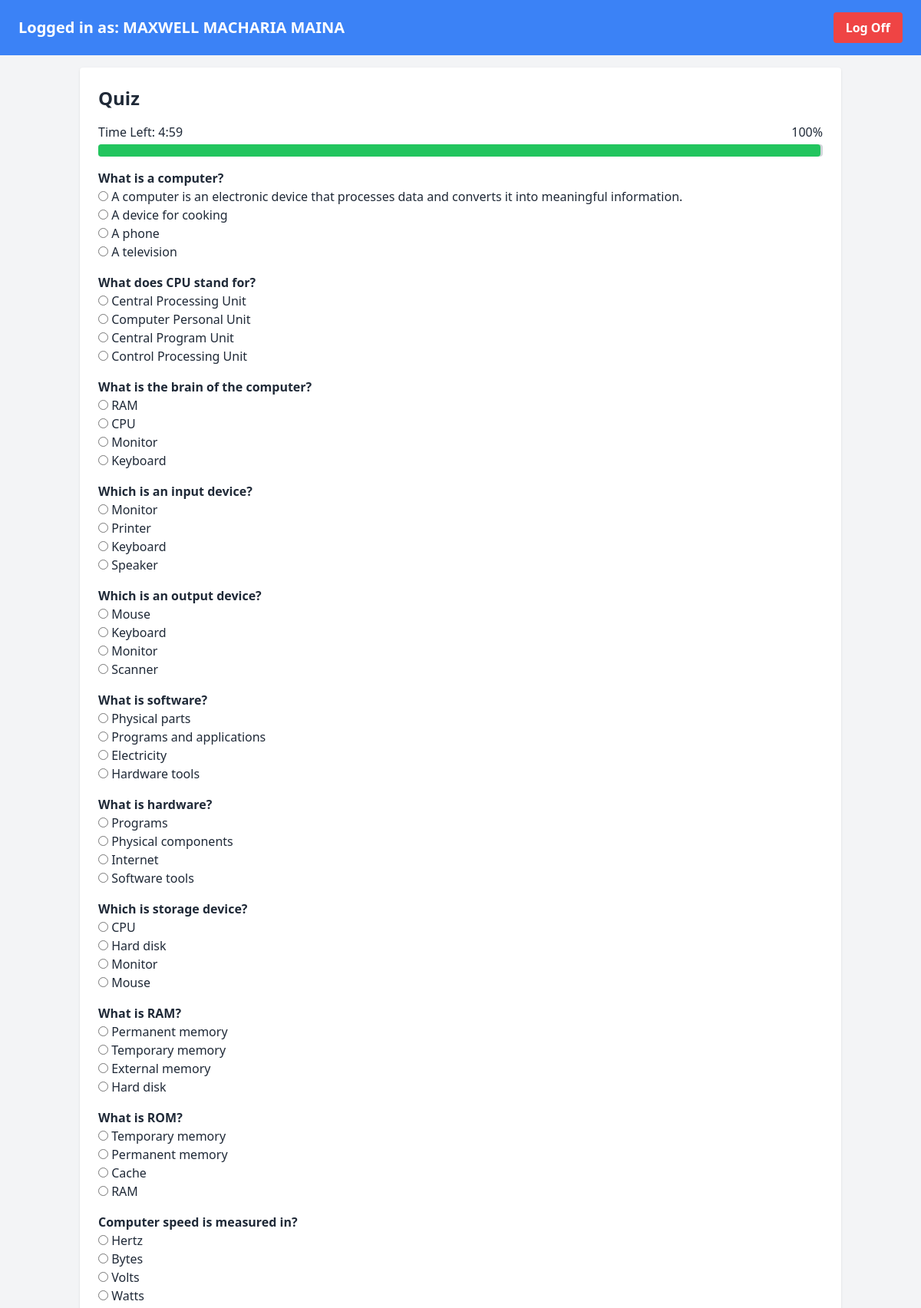
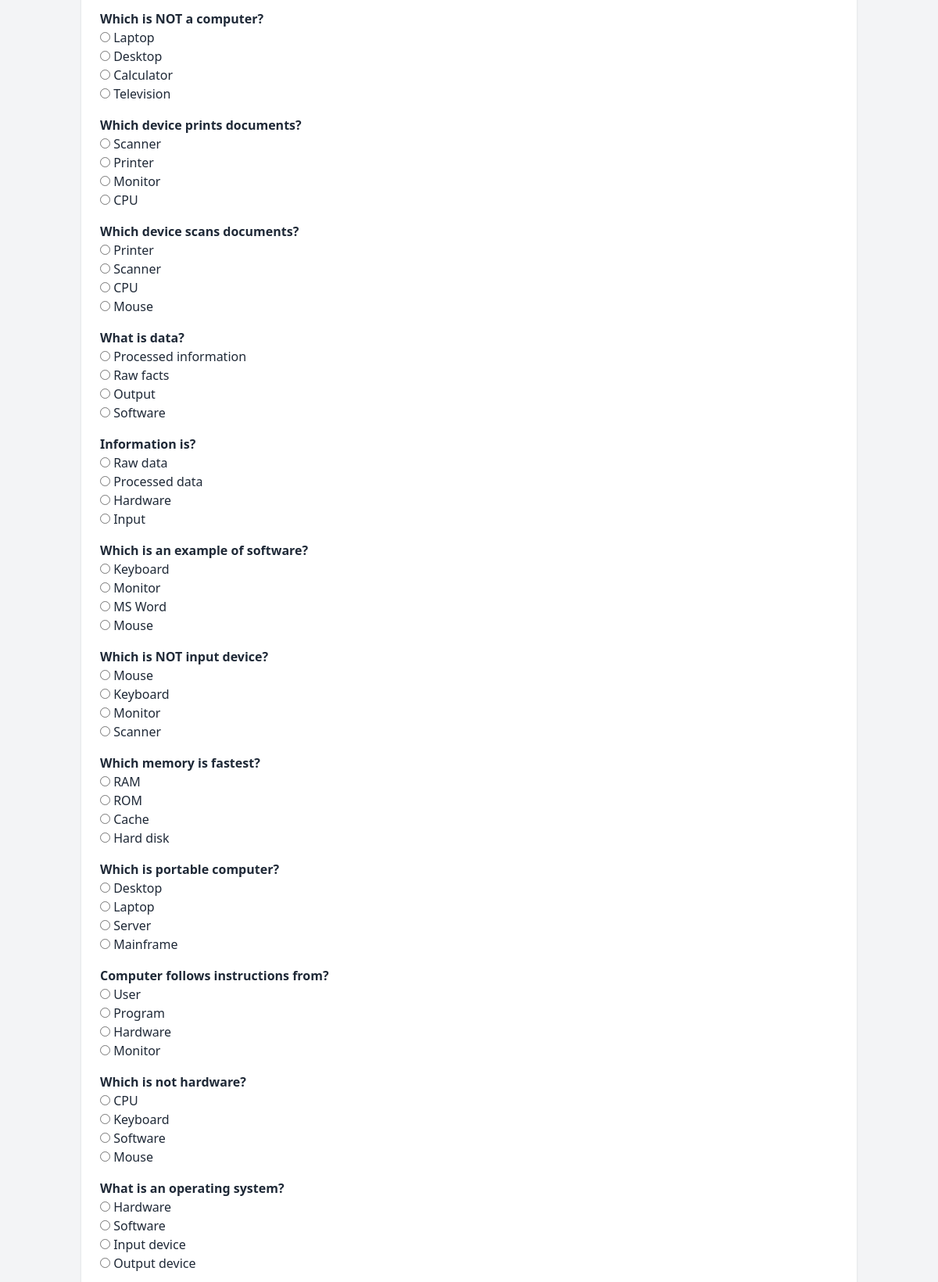
The app's page /quiz/1 (signed in, upper part) with its own data (2 pictures, top to bottom).
### tables this page shows
CREATE TABLE questions(
 id INTEGER PRIMARY KEY AUTOINCREMENT,
 subject_id INTEGER,
 question TEXT,
 option_a TEXT,
 option_b TEXT,
 option_c TEXT,
 option_d TEXT,
 correct TEXT
);

### app.py (the view, shortened to what this page needs)
@app.route('/quiz/<int:subject_id>', methods=['GET','POST'])
def quiz(subject_id):
    if 'user_id' not in session:
        return redirect('/login')
    db = get_db()
    questions = db.execute(
        "SELECT * FROM questions WHERE subject_id=?",
        (subject_id,)
    ).fetchall()
    return render_template('quiz.html', questions=questions)

### app.py (called while the page is built)
def get_db():
    db_path = os.path.join(os.getcwd(), 'database.db')
    db = sqlite3.connect(db_path)
    db.row_factory = sqlite3.Row
    return db

### templates/quiz.html (shortened to what this page needs)
{% extends "layout.html" %}
{% block content %}
<div class="bg-white shadow p-6 rounded">
    <h2 class="text-2xl font-bold mb-4">Quiz</h2>
    <div class="mb-4">
        <div class="flex justify-between mb-1">
            <span>Time Left: <span id="timerText">5:00</span></span>
            <span id="percentageText">100%</span>
        </div>
        <div class="w-full bg-gray-300 rounded h-4">
            <div id="timerBar" class="bg-green-500 h-4 rounded transition-all duration-500"></div>
        </div>
    </div>
    <form id="quizForm" method="POST">
        {% for q in questions %}
        <div class="mb-4">
            <p class="font-semibold">{{ q[2] }}</p>
            <label class="block"><input type="radio" name="{{q[0]}}" value="A"> {{ q[3] }}</label>
            <label class="block"><input type="radio" name="{{q[0]}}" value="B"> {{ q[4] }}</label>
            <label class="block"><input type="radio" name="{{q[0]}}" value="C"> {{ q[5] }}</label>
            <label class="block"><input type="radio" name="{{q[0]}}" value="D"> {{ q[6] }}</label>
        </div>
        {% endfor %}
    </form>
</div>
{% endblock %}

### records on screen
questions: question "What is a computer?", option_a "A computer is an electronic device that processes data and converts it into meaningful information.", option_b "A device for cooking", option_c "A phone", option_d "A television"
questions: question "What does CPU stand for?", option_a "Central Processing Unit", option_b "Computer Personal Unit", option_c "Central Program Unit", option_d "Control Processing Unit"
questions: question "What is the brain of the computer?", option_a "RAM", option_b "CPU", option_c "Monitor", option_d "Keyboard"
questions: question "Which is an input device?", option_a "Monitor", option_b "Printer", option_c "Keyboard", option_d "Speaker"
questions: question "Which is an output device?", option_a "Mouse", option_b "Keyboard", option_c "Monitor", option_d "Scanner"
questions: question "What is software?", option_a "Physical parts", option_b "Programs and applications", option_c "Electricity", option_d "Hardware tools"
questions: question "What is hardware?", option_a "Programs", option_b "Physical components", option_c "Internet", option_d "Software tools"
questions: question "Which is storage device?", option_a "CPU", option_b "Hard disk", option_c "Monitor", option_d "Mouse"
questions: question "What is RAM?", option_a "Permanent memory", option_b "Temporary memory", option_c "External memory", option_d "Hard disk"
questions: question "What is ROM?", option_a "Temporary memory", option_b "Permanent memory", option_c "Cache", option_d "RAM"
questions: question "Computer speed is measured in?", option_a "Hertz", option_b "Bytes", option_c "Volts", option_d "Watts"
questions: question "Which is NOT a computer?", option_a "Laptop", option_b "Desktop", option_c "Calculator", option_d "Television"
questions: question "Which device prints documents?", option_a "Scanner", option_b "Printer", option_c "Monitor", option_d "CPU"
questions: question "Which device scans documents?", option_a "Printer", option_b "Scanner", option_c "CPU", option_d "Mouse"
questions: question "What is data?", option_a "Processed information", option_b "Raw facts", option_c "Output", option_d "Software"
questions: question "Information is?", option_a "Raw data", option_b "Processed data", option_c "Hardware", option_d "Input"
questions: question "Which is an example of software?", option_a "Keyboard", option_b "Monitor", option_c "MS Word", option_d "Mouse"
questions: question "Which is NOT input device?", option_a "Mouse", option_b "Keyboard", option_c "Monitor", option_d "Scanner"
questions: question "Which memory is fastest?", option_a "RAM", option_b "ROM", option_c "Cache", option_d "Hard disk"
questions: question "Which is portable computer?", option_a "Desktop", option_b "Laptop", option_c "Server", option_d "Mainframe"
questions: question "Computer follows instructions from?", option_a "User", option_b "Program", option_c "Hardware", option_d "Monitor"
questions: question "Which is not hardware?", option_a "CPU", option_b "Keyboard", option_c "Software", option_d "Mouse"
questions: question "What is an operating system?", option_a "Hardware", option_b "Software", option_c "Input device", option_d "Output device"

### other values on screen
{{ session.get('username') }} "MAXWELL MACHARIA MAINA"
